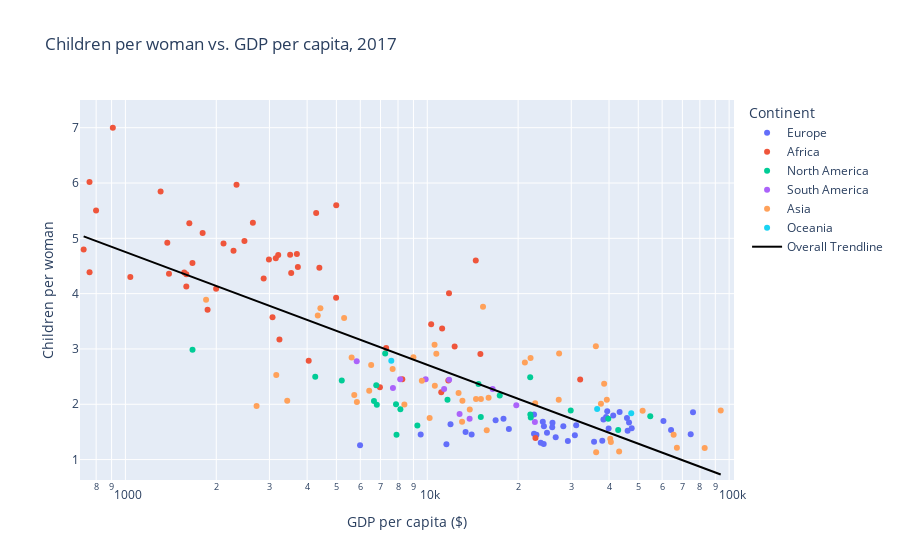

Here is the notebook cell this chart was saved with:
### Markdown cell above
### 2. Children per women vs. GDP per capita
**_Is the number of children per women positively correlated to the GDP per capita ?_** <br>
The trendline has a negative slope, which implies that the number of children per women is negatively correlated to the GDP per capita. The highest numbers of children per woman are observed in the upper left corner on Figure 8, where the GDP per capita is lower than the median (\\$11,815). The predominant color of the dots is red in Figure 7, indicating that the countries with the most children per woman are located in Africa.

### Code cell
#Plot children per women vs. GDP per capita
plotFigure(GDP('children-per-woman-by-gdp-per-capita.csv',
          'Output-side real GDP per capita (gdppc_o) (PWT 9.1 (2019))',
          'Estimates, 1950 - 2020: Annually interpolated demographic indicators - Total fertility (live births per woman)',
          'Children per woman vs. GDP per capita', 'GDP per capita'), 'GDP per capita ($)', 
           'Children per woman', 'Children per woman vs. GDP per capita', 20, pow(10,4), 0.5, 0.5, 7)

### Figure 1 — Plotly figure (JSON) as saved in the notebook; plotly's stock layout.template omitted (floating-point values rounded to 4 significant figures; data arrays with more than 128 entries replaced by an {"elided": "..."} marker saying what was removed)
{"data": [{"customdata": [["Albania"], ["Austria"], ["Belarus"], ["Belgium"], ["Bosnia and Herzegovina"], ["Bulgaria"], ["Croatia"], ["Cyprus"], ["Czechia"], ["Denmark"], ["Estonia"], ["Finland"], ["France"], ["Germany"], ["Greece"], ["Hungary"], ["Iceland"], ["Ireland"], ["Italy"], ["Latvia"], ["Lithuania"], ["Luxembourg"], ["Malta"], ["Moldova"], ["Montenegro"], ["Netherlands"], ["North Macedonia"], ["Norway"], ["Poland"], ["Portugal"], ["Romania"], ["Russia"], ["Serbia"], ["Slovakia"], ["Slovenia"], ["Spain"], ["Sweden"], ["Switzerland"], ["Ukraine"], ["United Kingdom"]], "hovertemplate": "Continent=Europe<br>GDP per capita ($)=%{x}<br>Children per woman=%{y}<br>Entity=%{customdata[0]}<extra></extra>", "legendgroup": "Europe", "marker": {"color": "#636efa", "symbol": "circle"}, "mode": "markers", "name": "Europe", "orientation": "v", "showlegend": true, "type": "scatter", "x": [11940.0, 46100.0, 16840.0, 38340.0, 11570.0, 18640.0, 23000.0, 29230.0, 31140.0, 45880.0, 25940.0, 39890.0, 39460.0, 47556, 23770.0, 22570.0, 41310.0, 75920.0, 38000.0, 24140.0, 25990.0, 74610.0, 30830.0, 5989.0, 17890.0, 46600.0, 13400.0, 60590.0, 26640.0, 24310.0, 24350.0, 22580.0, 14030.0, 24920.0, 28230.0, 35700.0, 43380.0, 64220.0, 9512.0, 39130.0], "xaxis": "x", "y": [1.638, 1.52, 1.712, 1.723, 1.276, 1.552, 1.449, 1.337, 1.619, 1.75, 1.585, 1.56, 1.873, 1.565, 1.303, 1.467, 1.795, 1.858, 1.341, 1.682, 1.668, 1.459, 1.442, 1.259, 1.738, 1.671, 1.501, 1.697, 1.405, 1.283, 1.603, 1.814, 1.453, 1.487, 1.604, 1.323, 1.859, 1.537, 1.455, 1.769], "yaxis": "y"}, {"customdata": [["Algeria"], ["Angola"], ["Benin"], ["Botswana"], ["Burkina Faso"], ["Burundi"], ["Cameroon"], ["Cape Verde"], ["Central African Republic"], ["Chad"], ["Comoros"], ["Congo"], ["Cote d'Ivoire"], ["Democratic Republic of Congo"], ["Djibouti"], ["Egypt"], ["Equatorial Guinea"], ["Eswatini"], ["Ethiopia"], ["Gabon"], ["Gambia"], ["Ghana"], ["Guinea"], ["Guinea-Bissau"], ["Kenya"], ["Lesotho"], ["Liberia"], ["Madagascar"], ["Malawi"], ["Mali"], ["Mauritania"], ["Mauritius"], ["Morocco"], ["Mozambique"], ["Namibia"], ["Niger"], ["Nigeria"], ["Rwanda"], ["Sao Tome and Principe"], ["Senegal"], ["Seychelles"], ["Sierra Leone"], ["South Africa"], ["Sudan"], ["Tanzania"], ["Togo"], ["Tunisia"], ["Uganda"], ["Zambia"], ["Zimbabwe"]], "hovertemplate": "Continent=Africa<br>GDP per capita ($)=%{x}<br>Children per woman=%{y}<br>Entity=%{customdata[0]}<extra></extra>", "legendgroup": "Africa", "marker": {"color": "#EF553B", "symbol": "circle"}, "mode": "markers", "name": "Africa", "orientation": "v", "showlegend": true, "type": "scatter", "x": [12320.0, 4994.0, 2114.0, 15000.0, 1628.0, 799.6, 3149.0, 6969.0, 727.3, 1308.0, 2871.0, 3727.0, 3514.0, 760.5, 4048.0, 11200.0, 14480.0, 7309.0, 1591.0, 11800.0, 2644.0, 4989.0, 2282.0, 1668.0, 3072.0, 3239.0, 760.7, 1592.0, 1038.0, 2334.0, 2989.0, 22830.0, 8266.0, 1377.0, 10300.0, 908.6, 4285.0, 1998.0, 3542.0, 3208.0, 32100.0, 1394.0, 11740.0, 4391.0, 2479.0, 1566.0, 11130.0, 1802.0, 3699.0, 1872.0], "xaxis": "x", "y": [3.045, 5.6, 4.906, 2.91, 5.271, 5.502, 4.639, 2.309, 4.796, 5.846, 4.275, 4.482, 4.704, 6.017, 2.785, 3.37, 4.599, 3.018, 4.35, 4.008, 5.281, 3.926, 4.777, 4.553, 3.572, 3.171, 4.387, 4.13, 4.302, 5.968, 4.619, 1.391, 2.451, 4.922, 3.447, 7.001, 5.457, 4.088, 4.374, 4.697, 2.45, 4.359, 2.43, 4.469, 4.953, 4.384, 2.219, 5.095, 4.718, 3.707], "yaxis": "y"}, {"customdata": [["Antigua and Barbuda"], ["Aruba"], ["Bahamas"], ["Barbados"], ["Belize"], ["Canada"], ["Costa Rica"], ["Curacao"], ["Dominican Republic"], ["El Salvador"], ["Grenada"], ["Guatemala"], ["Haiti"], ["Honduras"], ["Jamaica"], ["Mexico"], ["Nicaragua"], ["Panama"], ["Saint Lucia"], ["Saint Vincent and the Grenadines"], ["Trinidad and Tobago"], ["United States"]], "hovertemplate": "Continent=North America<br>GDP per capita ($)=%{x}<br>Children per woman=%{y}<br>Entity=%{customdata[0]}<extra></extra>", "legendgroup": "North America", "marker": {"color": "#00cc96", "symbol": "circle"}, "mode": "markers", "name": "North America", "orientation": "v", "showlegend": true, "type": "scatter", "x": [7880.0, 29870.0, 22030.0, 9273.0, 6777.0, 42910.0, 15040.0, 21950.0, 14780.0, 6660.0, 11670.0, 7256.0, 1669.0, 4255.0, 6805.0, 17380.0, 5210.0, 21930.0, 7909.0, 8146.0, 39780.0, 54790.0], "xaxis": "x", "y": [1.999, 1.886, 1.762, 1.615, 2.346, 1.534, 1.772, 1.813, 2.367, 2.059, 2.083, 2.92, 2.986, 2.496, 1.993, 2.157, 2.43, 2.487, 1.448, 1.911, 1.739, 1.782], "yaxis": "y"}, {"customdata": [["Argentina"], ["Bolivia"], ["Brazil"], ["Chile"], ["Colombia"], ["Ecuador"], ["Paraguay"], ["Peru"], ["Suriname"], ["Uruguay"], ["Venezuela"]], "hovertemplate": "Continent=South America<br>GDP per capita ($)=%{x}<br>Children per woman=%{y}<br>Entity=%{customdata[0]}<extra></extra>", "legendgroup": "South America", "marker": {"color": "#ab63fa", "symbol": "circle"}, "mode": "markers", "name": "South America", "orientation": "v", "showlegend": true, "type": "scatter", "x": [16470.0, 5838.0, 13810.0, 22730.0, 12800.0, 9880.0, 8135.0, 11370.0, 11820.0, 19720.0, 7697.0], "xaxis": "x", "y": [2.275, 2.777, 1.739, 1.678, 1.825, 2.451, 2.453, 2.275, 2.443, 1.983, 2.294], "yaxis": "y"}, {"customdata": [["Armenia"], ["Azerbaijan"], ["Bahrain"], ["Bangladesh"], ["Bhutan"], ["Brunei"], ["Cambodia"], ["China"], ["Georgia"], ["Hong Kong"], ["India"], ["Indonesia"], ["Iran"], ["Iraq"], ["Israel"], ["Japan"], ["Jordan"], ["Kazakhstan"], ["Kuwait"], ["Kyrgyzstan"], ["Laos"], ["Lebanon"], ["Macao"], ["Malaysia"], ["Maldives"], ["Mongolia"], ["Myanmar"], ["Nepal"], ["Oman"], ["Pakistan"], ["Palestine"], ["Philippines"], ["Qatar"], ["Saudi Arabia"], ["Singapore"], ["South Korea"], ["Sri Lanka"], ["Syria"], ["Taiwan"], ["Tajikistan"], ["Thailand"], ["Turkey"], ["Turkmenistan"], ["United Arab Emirates"], ["Uzbekistan"], ["Vietnam"], ["Yemen"]], "hovertemplate": "Continent=Asia<br>GDP per capita ($)=%{x}<br>Children per woman=%{y}<br>Entity=%{customdata[0]}<extra></extra>", "legendgroup": "Asia", "marker": {"color": "#FFA15A", "symbol": "circle"}, "mode": "markers", "name": "Asia", "orientation": "v", "showlegend": true, "type": "scatter", "x": [10180.0, 14500.0, 37620.0, 3436.0, 8397.0, 51700.0, 3161.0, 13040.0, 13080.0, 40580.0, 6422.0, 10590.0, 15960.0, 15300.0, 36190.0, 40370.0, 8997.0, 21050.0, 39340.0, 10570.0, 6518.0, 15060.0, 83000.0, 22780.0, 13830.0, 10720.0, 5730.0, 2720.0, 27340.0, 5303.0, 4425.0, 7679.0, 93790.0, 38550.0, 67140.0, 36260.0, 12700.0, 5616.0, 43210.0, 4338.0, 15740.0, 27260.0, 21990.0, 65500.0, 9595.0, 5846.0, 1850.0], "xaxis": "x", "y": [1.75, 2.097, 2.01, 2.062, 1.994, 1.881, 2.53, 1.683, 2.062, 1.317, 2.243, 2.336, 2.116, 3.762, 3.05, 1.378, 2.849, 2.755, 2.083, 3.074, 2.709, 2.097, 1.211, 2.019, 1.906, 2.914, 2.168, 1.967, 2.92, 3.562, 3.738, 2.64, 1.886, 2.373, 1.212, 1.131, 2.206, 2.847, 1.147, 3.606, 1.532, 2.081, 2.836, 1.448, 2.425, 2.042, 3.89], "yaxis": "y"}, {"customdata": [["Australia"], ["Fiji"], ["New Zealand"]], "hovertemplate": "Continent=Oceania<br>GDP per capita ($)=%{x}<br>Children per woman=%{y}<br>Entity=%{customdata[0]}<extra></extra>", "legendgroup": "Oceania", "marker": {"color": "#19d3f3", "symbol": "circle"}, "mode": "markers", "name": "Oceania", "orientation": "v", "showlegend": true, "type": "scatter", "x": [47390.0, 7601.0, 36540.0], "xaxis": "x", "y": [1.836, 2.788, 1.915], "yaxis": "y"}, {"hovertemplate": "<b>OLS trendline</b><br>Estimates, 1950 - 2020: Annually interpolated demographic indicators - Total fertility (live births per woman) = -2.0394 * log10(Output-side real GDP per capita (gdppc_o) (PWT 9.1 (2019))) + 10.8707<br>R<sup>2</sup>=0.633016<br><br>GDP per capita ($)=%{x}<br>Children per woman=%{y} <b>(trend)</b><extra></extra>", "legendgroup": "Overall Trendline", "line": {"color": "black"}, "mode": "lines", "name": "Overall Trendline", "showlegend": true, "type": "scatter", "x": {"elided": "173 float values"}, "xaxis": "x", "y": {"elided": "173 float values"}, "yaxis": "y"}], "layout": {"legend": {"title": {"text": "Continent"}, "tracegroupgap": 0}, "title": {"text": "Children per woman vs. GDP per capita, 2017"}, "xaxis": {"anchor": "y", "domain": [0, 1], "range": [2.85, 5.016], "title": {"text": "GDP per capita ($)"}, "type": "log"}, "yaxis": {"anchor": "x", "domain": [0, 1], "range": [0.631, 7.501], "title": {"text": "Children per woman"}}}}
